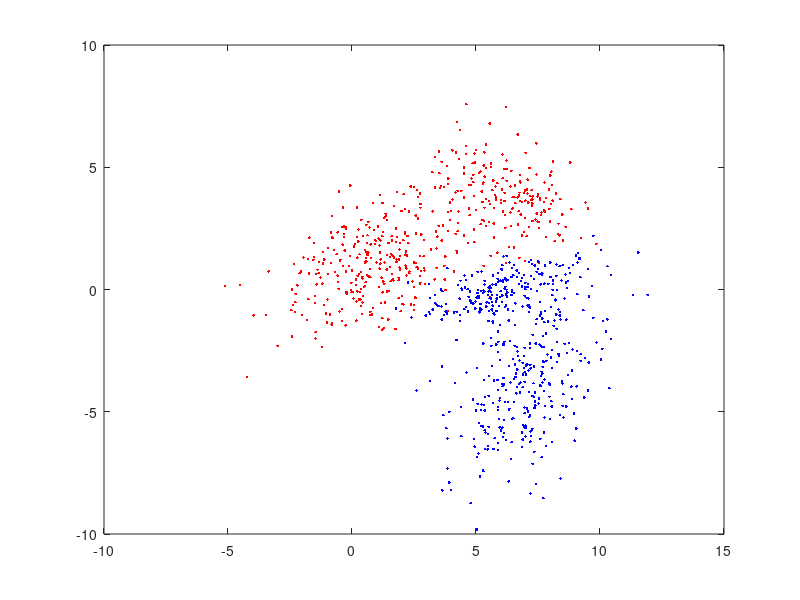

Write MATLAB code to recreate this figure. (Note: this script raises an error after producing the figure.)
%% init
clear variables; close all; clc;

%% generisanje podataka
N = 500; % br odbiraka

P11 = 0.6;
M11 = [1; 1];
M12 = [6; 4];
S11 = [4, 1.1; 1.1, 2];
S12 = [3, -0.8; -0.8, 1.5];

P22 = 0.55;
M21 = [7; -4];
M22 = [6; 0];
S21 = [2, 1.1; 1.1, 4];
S22 = [3, 0.8; 0.8, 0.5];

X1 = zeros(2,N);
X2 = zeros(2,N);

for i=1:N
    t = rand(1,2);
    switch(t(1) < P11)
        case true
            X1(:,i) = mvnrnd(M11,S11);
        case false
            X1(:,i) = mvnrnd(M12,S12);
    end
    switch(t(2) < P22)
        case true
            X2(:,i) = mvnrnd(M21,S21);
        case false
            X2(:,i) = mvnrnd(M22,S22);
    end
end

figure(1)
plot(X1(1,:),X1(2,:), 'r.'); hold on;
plot(X2(1,:),X2(2,:), 'b.');

x = linspace(min([X1(1,:),X2(1,:)]),max([X1(1,:),X2(1,:)]),200);
y = linspace(min([X1(2,:),X2(2,:)]),max([X1(2,:),X2(2,:)]),200);

f1 = zeros(length(x),length(y));
f2 = f1;
h = f1;

for i = 1:length(x)
    for j = 1:length(y)
        X = [x(i);y(j)];
        f11 = 1/(2*pi*det(S11)^0.5)*exp(-0.5*(X-M11)'*S11^(-1)*(X-M11));
        f12 = 1/(2*pi*det(S12)^0.5)*exp(-0.5*(X-M12)'*S12^(-1)*(X-M12));
        f1(i,j) = P11*f11 + (1-P11)*f12;
        f21 = 1/(2*pi*det(S21)^0.5)*exp(-0.5*(X-M21)'*S21^(-1)*(X-M21));
        f22 = 1/(2*pi*det(S22)^0.5)*exp(-0.5*(X-M22)'*S22^(-1)*(X-M22));
        f2(i,j) = P22*f21 + (1-P22)*f22;
        h(i,j) = log(f2(i,j))-log(f1(i,j));
    end
end

f1max = max(f1,[],'All');
f2max = max(f2,[],'All');

dk = [1 3 6 9];
for d = dk
    prag=f1max*exp(-0.5*dk);
    contour(x,y,f1',prag,'m');
    contour(x,y,f2',prag,'m');
end
hold off;
%% Klasifikator minimalne greske
figure(2)
plot(X1(1,:),X1(2,:), 'r.'); hold on;
plot(X2(1,:),X2(2,:), 'b.');
contour(x,y,h',[0 0],'DisplayName','Klasifikator minimalne greske');
x_step = x(2)-x(1);
y_step = y(2)-y(1);
Eps1 =sum(f1(h>=0),'All')*x_step*y_step;
Eps2 =sum(f2(h<0),'All')*x_step*y_step;

Mx = zeros(2,2);
for i=1:N
    [~,ix] = min(abs(x-X1(1,i)));
    [~,iy] = min(abs(y-X1(2,i)));
    if (h(ix,iy) <= 0)
        Mx(1,1) = Mx(1,1) + 1;
    else
        Mx(1,2) = Mx(1,2) + 1;
    end
    [~,ix] = min(abs(x-X2(1,i)));
    [~,iy] = min(abs(y-X2(2,i)));
    if (h(ix,iy) >= 0)
        Mx(2,2) = Mx(2,2) + 1;
    else
        Mx(2,1) = Mx(2,1) + 1;
    end
end
T = array2table(Mx,'VariableNames',{'ω1_p','ω2_p'},'RowName',...
    {'ω1_t  |','ω2_t  |'}); 
disp('Matrica konfuzije:');
disp(T);

disp('Dobijene greske:');
disp([Mx(1,2)/N, Mx(2,1)/N]);
disp('Teorijske greske:');
disp([Eps1,Eps2]);
%% Klasifikator minimalne cene
c11 = 0; c22 = 0;
c12 = 1; c21 = 10*c12;

th = log((c21-c11)/(c12-c22));

contour(x,y,h',[th th],'g','DisplayName','Klasifikator minimalne cene');
hold off;
x_step = x(2)-x(1);
y_step = y(2)-y(1);
Eps1_kmc =sum(f1(h>=th),'All')*x_step*y_step;
Eps2_kmc =sum(f2(h<th),'All')*x_step*y_step;
legend;

Mx = zeros(2,2);
for i=1:N
    [~,ix] = min(abs(x-X1(1,i)));
    [~,iy] = min(abs(y-X1(2,i)));
    if (h(ix,iy) <= th)
        Mx(1,1) = Mx(1,1) + 1;
    else
        Mx(1,2) = Mx(1,2) + 1;
    end
    [~,ix] = min(abs(x-X2(1,i)));
    [~,iy] = min(abs(y-X2(2,i)));
    if (h(ix,iy) >= th)
        Mx(2,2) = Mx(2,2) + 1;
    else
        Mx(2,1) = Mx(2,1) + 1;
    end
end
T = array2table(Mx,'VariableNames',{'ω1_p','ω2_p'},'RowName',...
    {'ω1_t  |','ω2_t  |'}); 
disp('Matrica konfuzije KMC:');
disp(T);

disp('Dobijene greske:');
disp([Mx(1,2)/N, Mx(2,1)/N]);
disp('Teorijske greske:');
disp([Eps1_kmc,Eps2_kmc]);

%% Wald

P11 = 0.6;
M11 = [1; 1];
M12 = [6; 4];
S11 = [4, 1.1; 1.1, 2];
S12 = [3, -0.8; -0.8, 1.5];

P22 = 0.55;
M21 = [1.5; 0.5];
M22 = [7; 3];
S21 = [2, 1.1; 1.1, 4];
S22 = [3, 0.8; 0.8, 0.5];


eps1 = 10^-4;
eps2 = 10^-4;
A = (1-eps1)/eps2; B = eps1/(1-eps2);
a = -log(A);
b = -log(B);
max_itt = 0;
N_itt = 100;
for i = 1:N_itt
    s = [0];
    wald = false;
    itt = 0;
    while(~wald)
        t = rand(1,1);
        switch(t < P11)
            case true
               X = mvnrnd(M11,S11)';
            case false
               X = mvnrnd(M12,S12)';
        end
        f11 = 1/(2*pi*det(S11)^0.5)*exp(-0.5*(X-M11)'*S11^(-1)*(X-M11));
        f12 = 1/(2*pi*det(S12)^0.5)*exp(-0.5*(X-M12)'*S12^(-1)*(X-M12));
        f1 = P11*f11 + (1-P11)*f12;

        f21 = 1/(2*pi*det(S21)^0.5)*exp(-0.5*(X-M21)'*S21^(-1)*(X-M21));
        f22 = 1/(2*pi*det(S22)^0.5)*exp(-0.5*(X-M22)'*S22^(-1)*(X-M22));
        f2 = P22*f21 + (1-P22)*f22;
        
        h = log(f2)-log(f1);

        itt = itt + 1;
        s = [s, s(end) + h];
        if (s(end) < a || s(end) > b)
            wald = true;
            figure(4)
            hold on;
            plot(s, 'r');
        end
    end
    max_itt = max([max_itt, itt]);
    s = [0];
    wald = false;
    itt = 0;
    while(~wald)
        t = rand(1,1);
        switch(t < P22)
            case true
                X = mvnrnd(M21,S21)';
            case false
                X = mvnrnd(M22,S22)';
        end
        f11 = 1/(2*pi*det(S11)^0.5)*exp(-0.5*(X-M11)'*S11^(-1)*(X-M11));
        f12 = 1/(2*pi*det(S12)^0.5)*exp(-0.5*(X-M12)'*S12^(-1)*(X-M12));
        f1 = P11*f11 + (1-P11)*f12;

        f21 = 1/(2*pi*det(S21)^0.5)*exp(-0.5*(X-M21)'*S21^(-1)*(X-M21));
        f22 = 1/(2*pi*det(S22)^0.5)*exp(-0.5*(X-M22)'*S22^(-1)*(X-M22));
        f2 = P22*f21 + (1-P22)*f22;
        
        h = log(f2)-log(f1);

        itt = itt + 1;
        s = [s, s(end) + h];
        if (s(end) < a || s(end) > b)
            wald = true;
            figure(4)
            hold on;
            plot(s, 'b');
        end
    end
    max_itt = max([max_itt, itt]);
end

plot([0 max_itt],[1 1].*a,'k--')
plot([0 max_itt],[1 1].*b,'k--')
